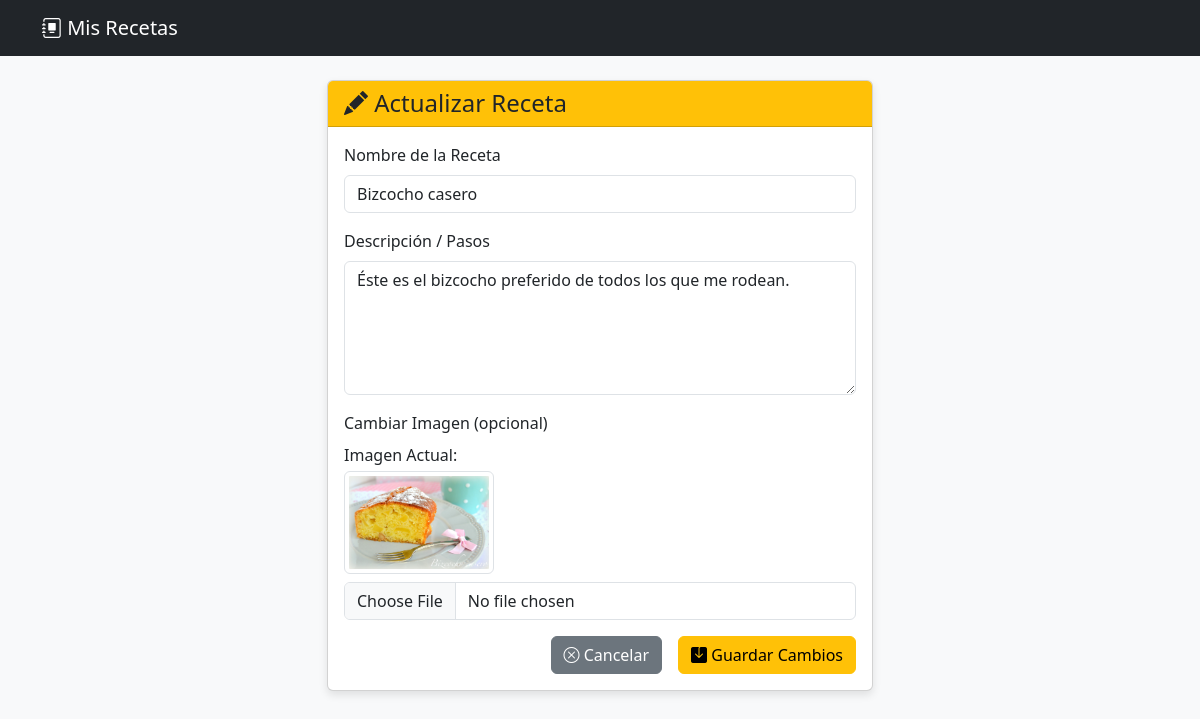
/actualizar_receta/2, run on the app's committed database.
### app_receta/models.py (models this page shows, shortened)
class Receta(models.Model):
    user = models.ForeignKey(User, on_delete=models.SET_NULL, null=True, blank=True)
    nombre_receta = models.CharField(max_length=100)
    descripcion_receta = models.TextField()
    imagen_receta = models.ImageField(upload_to="recetas", null=True, blank=True)
    ver_contar_receta = models.PositiveIntegerField(default=1)

### app_receta/views.py (the view, shortened to what this page needs)
# urls.py: path('actualizar_receta/<int:id>', views.actualizar_receta, name='actualizar_receta'),
def actualizar_receta(request, id):
    receta = get_object_or_404(Receta, id=id)
    return render(request, "actualizar_receta.html", {"receta": receta})

### app_receta/templates/actualizar_receta.html (shortened to what this page needs)
{% extends 'base.html' %}
{% block content %}
<div class="row justify-content-center">
    <div class="col-md-6">
        <div class="card">
            <div class="card-header bg-warning text-dark">
                <h4 class="mb-0"><i class="bi bi-pencil-fill"></i> Actualizar Receta</h4>
            </div>
            <div class="card-body">
                <form method="post" enctype="multipart/form-data">
                    <div class="mb-3">
                        <label for="nombre_receta" class="form-label">Nombre de la Receta</label>
                        <input type="text" class="form-control" name="nombre_receta" value="{{ receta.nombre_receta }}" required>
                    </div>
                    <div class="mb-3">
                        <label for="descripcion_receta" class="form-label">Descripción / Pasos</label>
                        <textarea class="form-control" name="descripcion_receta" rows="5" required>{{ receta.descripcion_receta }}</textarea>
                    </div>
                    <div class="mb-3">
                        <label for="imagen_receta" class="form-label">Cambiar Imagen (opcional)</label>
                        {% if receta.imagen_receta %}
                            <p class="mb-1">Imagen Actual:</p>
                            <img src="{{ receta.imagen_receta.url }}" alt="{{ receta.nombre_receta }}" class="img-thumbnail mb-2" style="max-width: 150px;">
                        {% endif %}
                        <input type="file" class="form-control" name="imagen_receta" accept="image/*">
                    </div>
                    <div class="d-grid gap-2 d-md-flex justify-content-md-end">
                        <a href="{% url 'recetas' %}" class="btn btn-secondary me-md-2"><i class="bi bi-x-circle"></i> Cancelar</a>
                        <button type="submit" class="btn btn-warning"><i class="bi bi-save-fill"></i> Guardar Cambios</button>
                    </div>
                </form>
            </div>
        </div>
    </div>
</div>
{% endblock %}

### app_receta/templates/base.html (style rules this page uses)
body { background-color: #f8f9fa; }
.card { box-shadow: 0 4px 8px rgba(0,0,0,0.1); }

### data on the page
Receta: nombre_receta "Bizcocho casero", descripcion_receta "Éste es el bizcocho preferido de todos los que me rodean.", imagen_receta (picture)
